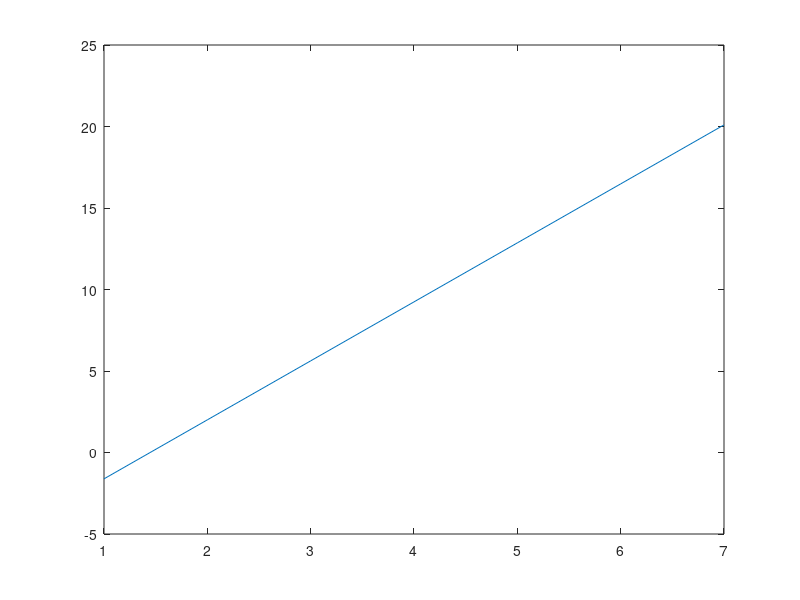

Write MATLAB code to recreate this figure.
clear all
close all
T = 1;      % Sampling time before interpolation
tau_rms = 0.3*T;       
tau = linspace(0, 5, 1000);
PDP_continuous = exp(-tau/tau_rms)./tau_rms;
n = 1;
iterations = 10000;

%I'll now sample the "continuous" PDP
Tc = (0.25*T);      %New sampling time
tau = 0:Tc:150;
samples = 6;
PDP_sampled = exp(-tau/tau_rms)./tau_rms;
%PDP_sampled = [PDP_sampled(1:samples) zeros(1, length(PDP_sampled )-samples)] ;


%normalization of the PDP
K = 3; %K in dB
K = 10^(K/10); % K in linear

Md = sum(PDP_sampled);

C = sqrt(K/(K+1));
norm = Md/( 1 - C^2 ); % MdNorm = 1 - c^2
PDPreal = PDP_sampled/norm; %PDP normalized


a = [];

for e = 0:6
    Tc = (0.25*T);      %New sampling time
    tau = 0:Tc:e/4;
    PDP_sampled = PDPreal( length(tau)+1: length(PDPreal));
    %PDP_sampled = [PDP_sampled(1:samples) zeros(1, length(PDP_sampled )-samples)] ;
    
    a(e+1) = sum(PDP_sampled);

    
end

a = (a*10).^(-1);
figure 
plot( 1 : 7, 10*log10(a));
    
    
    

